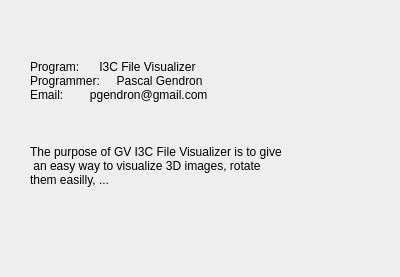
<?xml version="1.0" encoding="UTF-8"?>
<ui version="4.0">
 <class>AboutUs</class>
 <widget class="QWidget" name="AboutUs">
  <property name="geometry">
   <rect>
    <x>0</x>
    <y>0</y>
    <width>400</width>
    <height>277</height>
   </rect>
  </property>
  <property name="sizePolicy">
   <sizepolicy hsizetype="Preferred" vsizetype="Preferred">
    <horstretch>0</horstretch>
    <verstretch>0</verstretch>
   </sizepolicy>
  </property>
  <property name="windowTitle">
   <string>About Us</string>
  </property>
  <widget class="QLabel" name="label">
   <property name="geometry">
    <rect>
     <x>30</x>
     <y>50</y>
     <width>231</width>
     <height>61</height>
    </rect>
   </property>
   <property name="text">
    <string>Program:      I3C File Visualizer
Programmer:     Pascal Gendron
Email:        pgendron@gmail.com</string>
   </property>
  </widget>
  <widget class="QLabel" name="label_2">
   <property name="geometry">
    <rect>
     <x>30</x>
     <y>140</y>
     <width>321</width>
     <height>51</height>
    </rect>
   </property>
   <property name="text">
    <string>The purpose of GV I3C File Visualizer is to give
 an easy way to visualize 3D images, rotate 
them easilly, ...</string>
   </property>
   <property name="textFormat">
    <enum>Qt::AutoText</enum>
   </property>
   <property name="alignment">
    <set>Qt::AlignJustify|Qt::AlignVCenter</set>
   </property>
  </widget>
  <widget class="QLabel" name="label_3">
   <property name="geometry">
    <rect>
     <x>280</x>
     <y>50</y>
     <width>67</width>
     <height>61</height>
    </rect>
   </property>
   <property name="text">
    <string/>
   </property>
   <property name="pixmap">
    <pixmap>../GVisionLogo.png</pixmap>
   </property>
   <property name="scaledContents">
    <bool>true</bool>
   </property>
  </widget>
 </widget>
 <resources/>
 <connections/>
</ui>
